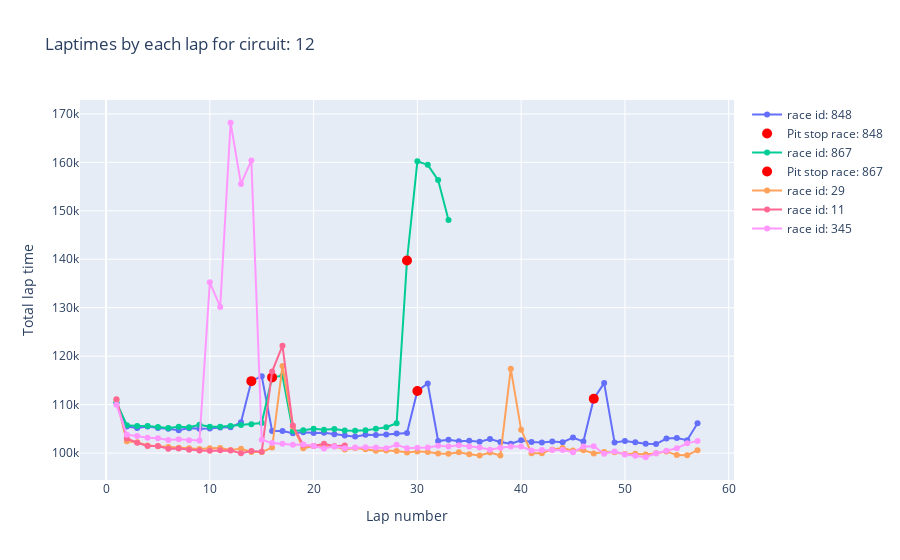

The notebook cell saved with this chart:
### Markdown cell above
#### Normal race scenario
- RaceId: 841
    - Two pit stops time: lap times increased during those points
#### Outlier situation
- RaceId: 860
    - Two pit stops, but lap time were still grater than normal
    - why? - Red flag or yellow flag? other outside factors?

### Code cell
fig = go.Figure()

circuit_id = 12

lap_times_selected_driver_circuit = master_lap_time_data[
    master_lap_time_data["circuitId"] == circuit_id
]
list_race_id = lap_times_selected_driver_circuit["raceId"].unique().tolist()

for race_id in list_race_id:

    lap_times_race = lap_times_selected_driver_circuit[
        lap_times_selected_driver_circuit["raceId"] == race_id
    ]

    fig.add_trace(
        go.Scatter(
            x=lap_times_race["lap"],
            y=lap_times_race["milliseconds"],
            mode="lines+markers",
            name=f"race id: {race_id}",
        )
    )

    condition = lap_times_race["isPitStop"]

    fig.add_trace(
        go.Scatter(
            x=lap_times_race.loc[condition, "lap"],
            y=lap_times_race.loc[condition, "milliseconds"],
            mode="markers",
            marker=dict(color="red", size=10, symbol="circle"),
            name=f"Pit stop race: {race_id}",
        )
    )

    fig.update_layout(
        title=f"Laptimes by each lap for circuit: {circuit_id}",
        xaxis_title="Lap number",
        yaxis_title="Total lap time",
    )
fig.show()

### Figure 1 — Plotly figure (JSON) as saved in the notebook; plotly's stock layout.template omitted (floating-point values rounded to 4 significant figures)
{"data": [{"mode": "lines+markers", "name": "race id: 848", "type": "scatter", "x": [1, 2, 3, 4, 5, 6, 7, 8, 9, 10, 11, 12, 13, 14, 15, 16, 17, 18, 19, 20, 21, 22, 23, 24, 25, 26, 27, 28, 29, 30, 31, 32, 33, 34, 35, 36, 37, 38, 39, 40, 41, 42, 43, 44, 45, 46, 47, 48, 49, 50, 51, 52, 53, 54, 55, 56, 57], "y": [110320, 105466, 105186, 105488, 105160, 105033, 104712, 105150, 105030, 105055, 105269, 105315, 106358, 114845, 115873, 104558, 104549, 104108, 104307, 104123, 104191, 103904, 103655, 103399, 103799, 103743, 103857, 104036, 104127, 112827, 114355, 102491, 102771, 102420, 102539, 102359, 102916, 102273, 101926, 102651, 102287, 102172, 102382, 102237, 103221, 102376, 111208, 114443, 102202, 102503, 102244, 101952, 101852, 102998, 103110, 102659, 106179]}, {"marker": {"color": "red", "size": 10, "symbol": "circle"}, "mode": "markers", "name": "Pit stop race: 848", "type": "scatter", "x": [14, 30, 47], "y": [114845, 112827, 111208]}, {"mode": "lines+markers", "name": "race id: 867", "type": "scatter", "x": [1, 2, 3, 4, 5, 6, 7, 8, 9, 10, 11, 12, 13, 14, 15, 16, 17, 18, 19, 20, 21, 22, 23, 24, 25, 26, 27, 28, 29, 30, 31, 32, 33], "y": [110454, 105759, 105584, 105602, 105409, 105168, 105412, 105341, 105856, 105415, 105423, 105602, 105818, 105950, 106210, 115623, 115953, 104555, 104690, 105008, 104832, 104988, 104644, 104611, 104707, 104998, 105328, 106162, 139743, 160201, 159481, 156334, 148102]}, {"marker": {"color": "red", "size": 10, "symbol": "circle"}, "mode": "markers", "name": "Pit stop race: 867", "type": "scatter", "x": [16, 29], "y": [115623, 139743]}, {"mode": "lines+markers", "name": "race id: 29", "type": "scatter", "x": [1, 2, 3, 4, 5, 6, 7, 8, 9, 10, 11, 12, 13, 14, 15, 16, 17, 18, 19, 20, 21, 22, 23, 24, 25, 26, 27, 28, 29, 30, 31, 32, 33, 34, 35, 36, 37, 38, 39, 40, 41, 42, 43, 44, 45, 46, 47, 48, 49, 50, 51, 52, 53, 54, 55, 56, 57], "y": [111020, 102428, 102235, 101558, 101420, 101235, 101122, 100974, 100818, 100986, 101053, 100653, 100906, 100248, 100209, 101142, 117972, 105493, 101002, 101470, 101325, 101423, 100733, 101039, 100811, 100471, 100529, 100414, 100107, 100312, 100227, 99937, 99879, 100192, 99771, 99485, 100107, 99519, 117391, 104800, 99965, 99953, 100761, 101031, 100512, 100604, 99924, 100243, 100183, 99794, 99846, 99708, 99967, 100346, 99583, 99532, 100596]}, {"marker": {"color": "red", "size": 10, "symbol": "circle"}, "mode": "markers", "name": "Pit stop race: 29", "type": "scatter", "x": [], "y": []}, {"mode": "lines+markers", "name": "race id: 11", "type": "scatter", "x": [1, 2, 3, 4, 5, 6, 7, 8, 9, 10, 11, 12, 13, 14, 15, 16, 17, 18, 19, 20, 21, 22, 23], "y": [111095, 103032, 102132, 101461, 101468, 100919, 100945, 100705, 100538, 100499, 100561, 100529, 99992, 100437, 100290, 116827, 122168, 105675, 101655, 101445, 101908, 101431, 101570]}, {"marker": {"color": "red", "size": 10, "symbol": "circle"}, "mode": "markers", "name": "Pit stop race: 11", "type": "scatter", "x": [], "y": []}, {"mode": "lines+markers", "name": "race id: 345", "type": "scatter", "x": [1, 2, 3, 4, 5, 6, 7, 8, 9, 10, 11, 12, 13, 14, 15, 16, 17, 18, 19, 20, 21, 22, 23, 24, 25, 26, 27, 28, 29, 30, 31, 32, 33, 34, 35, 36, 37, 38, 39, 40, 41, 42, 43, 44, 45, 46, 47, 48, 49, 50, 51, 52, 53, 54, 55, 56, 57], "y": [109992, 103768, 103534, 103153, 103055, 102684, 102841, 102654, 102620, 135248, 130161, 168170, 155530, 160386, 102765, 102059, 101904, 101696, 101748, 101478, 100943, 101382, 100990, 101152, 101195, 101141, 101000, 101698, 100985, 101081, 101166, 101509, 101379, 101631, 101363, 101146, 100673, 101108, 101349, 101336, 100528, 100619, 100614, 100653, 100186, 101385, 101402, 99863, 100351, 99695, 99446, 99141, 99976, 100508, 101007, 102005, 102519]}, {"marker": {"color": "red", "size": 10, "symbol": "circle"}, "mode": "markers", "name": "Pit stop race: 345", "type": "scatter", "x": [], "y": []}], "layout": {"title": {"text": "Laptimes by each lap for circuit: 12"}, "xaxis": {"title": {"text": "Lap number"}}, "yaxis": {"title": {"text": "Total lap time"}}}}
